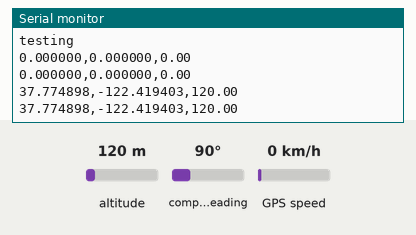
The sketch below on a simulated Arduino Uno, built with avr-gcc and run on an emulated ATmega328P. Shown: the last lines printed to the serial monitor. The test bench sets the inputs (shaded band); at power-on: altitude 120 m, compass heading 90°, GPS speed 0 km/h. The GPS gets a fix after 3 s at 37.7749, -122.4194 with 8 satellites.

Above: at 3.2 s.
3.3 s: altitude set to 20 m
At 4.6 s:
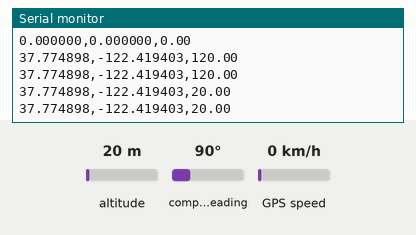
4.8 s: altitude set to 250 m
At 5.4 s:
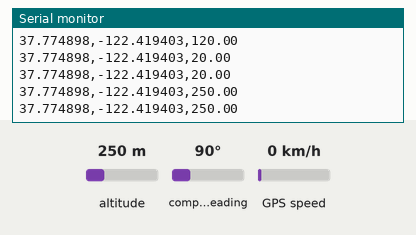
Timing chart, 0 to 7.8 s (numbered marks = the images above; inputs shaded):
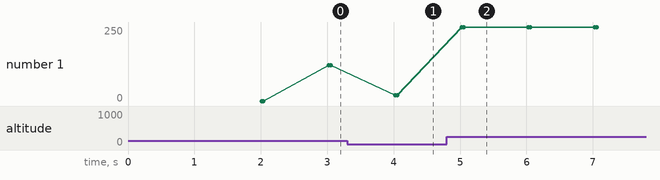

Measured:
- after the input at 3.3 s, the serial monitor: prints a new line after 0.72 s (image 1)
- after the input at 4.8 s, the serial monitor: prints a new line after 0.23 s (image 2)
- plotted number 1: 120 → 20 after the input at 3.3 s, 20 → 250 after the input at 4.8 s

The sketch:

gps.ino
```cpp
#include <SoftwareSerial.h>
#include <TinyGPS++.h>

#define RX_PIN 11
#define TX_PIN 10

SoftwareSerial gpsSerial(RX_PIN, TX_PIN);
TinyGPSPlus gps;

void setup() {

  Serial.begin(9600);
  gpsSerial.begin(9600);

  delay(2000);
  Serial.println("testing");
}

void loop() {
  if(gpsSerial.available() > 0) {
    if (gps.encode(gpsSerial.read())) {
        Serial.print(gps.location.lat(), 6);
        Serial.print(",");
        Serial.print(gps.location.lng(), 6);
        Serial.print(",");
        Serial.println(gps.altitude.meters());
    }
  }
}
```
